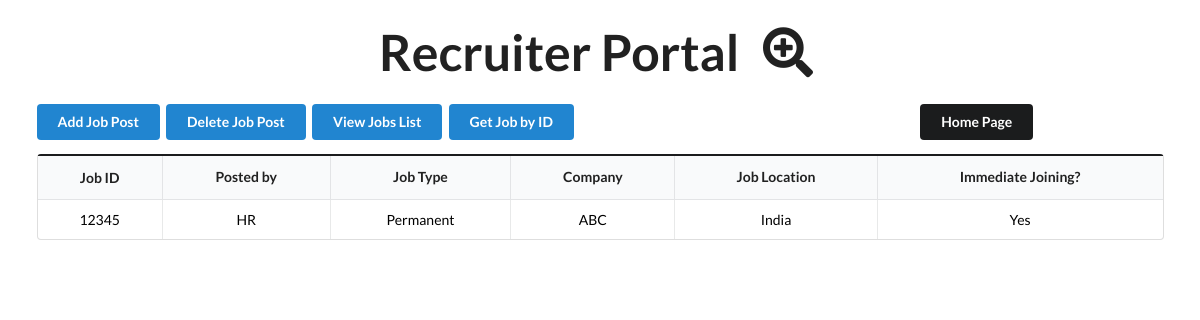
/recruiter/job/12345, run on the app's committed database.
### Model.py (models this page shows)
class Jobs(Base):                                                                       # Creating a class Jobs of Base type
    __tablename__ = "Jobs"                                                              # with members to create instances later
    Job_ID = Column(Integer, primary_key=True)
    Posted_by = Column(String)
    Job_Type = Column(String)
    Company = Column(String)
    Job_Location = Column(String)
    Immediate_Joining = Column(String)

### main.py (the view)
@job.get("/recruiter/job/{ID}")                                                # GET request to get a job post by ID
async def job_dataid(request: Request, ID: int,
db: Session = Depends(get_db)):
    data = db.query(Jobs).filter(Jobs.Job_ID == ID).all()
    return templates.TemplateResponse("home.html",{
        "request":request,"data":data})

### templates/home.html (shortened to what this page needs)
<html>
    <head>
      <label>&nbsp;</label>
      <center><h1 style="font-size:50px;">Recruiter Portal<label>&nbsp;
      </label><i class="med search plus icon"></i></h1></center>
      <label>&nbsp;</label>
      <label>&nbsp;</label>
      <label>&nbsp;</label> <label>&nbsp;</label>
        <link rel="stylesheet"
        href="https://cdn.jsdelivr.net/npm/semantic-ui@2.4.2/dist/semantic.min.css">
    </head>
    <body>
      <div class="ui container">
        <button id="add_job_post" class="ui blue button">Add Job Post</button>
        <button id="delete_job_post" class="ui blue button">Delete Job Post</button>
        <button id="view_jobs_list" class="ui blue button">View Jobs List</button>
        <button id="get_job_by_ID" class="ui blue button">Get Job by ID</button>
        <label style="padding-right: 9cm;">
        </label>
        <button id="homepage" class="ui black button"
        onclick="location.href='http://127.0.0.1:8000/';">Home Page</button>
      <table class="ui celled black table" id="Job Posting Table">
        <thead style="color:black;text-align:center;">
          <tr>
            <th class="headings">Job ID</th>
            <th><h5 class="ui header">Posted by</h5></th>
            <th><h5 class="ui header">Job Type</h5></th>
            <th><h5 class="ui header">Company</h5></th>
            <th><h5 class="ui header">Job Location</h5></th>
            <th><h5 class="ui header">Immediate Joining?</h5></th>
          </tr>
        </thead>
        <tbody>
          {% for entry in data %}
          <tr>
            <td style="color:black;text-align:center;">{{ entry.Job_ID }}</td>
            <td style="color:black;text-align:center;">{{ entry.Posted_by }}</td>
            <td style="color:black;text-align:center;">{{ entry.Job_Type }}</td>
            <td style="color:black;text-align:center;">{{ entry.Company }}</td>
            <td style="color:black;text-align:center;">{{ entry.Job_Location }}</td>
            <td style="color:black;text-align:center;">{{ entry.Immediate_Joining }}</td>
          </tr>
          {% endfor %}
        </tbody>
      </table>
</div>
</body>
</html>

### data on the page
Jobs: Job_ID "12345", Posted_by "HR", Job_Type "Permanent", Company "ABC", Job_Location "India", Immediate_Joining "Yes"
